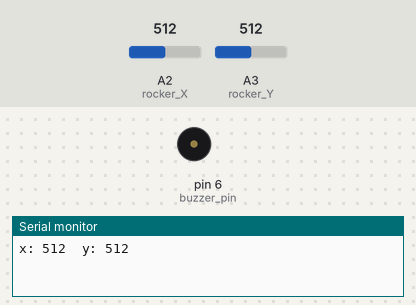
Simulated run of this sketch. Board: Arduino Uno, built with avr-gcc and run on an emulated ATmega328P. On the bench: buzzer (waves = sounding), the last lines printed to the serial monitor. Inputs (shaded band) come from the test bench; at power-on: A2 (rocker_X) = 512, A3 (rocker_Y) = 512.

Above: at 0.1 s.
At 0.6 s:
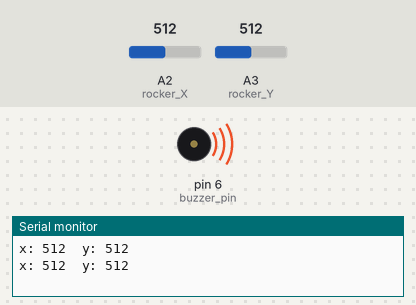
Timing chart, 0 to 2.1 s (numbered marks = the images above):
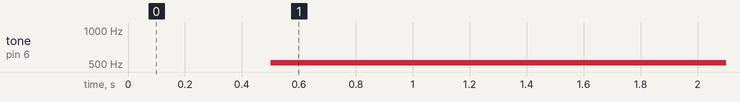

Measured:
- by itself, tone on pin 6 (buzzer_pin): silent → 512 Hz at 0.50 s

The sketch:

MicroduinoJoyStick.ino
```cpp
#define rocker_X A2
#define rocker_Y A3

#define buzzer_pin 6

int x,y;
int value;

void setup() {
  Serial.begin(9600);

   pinMode(rocker_X, INPUT);
   pinMode(rocker_Y, INPUT);
}

// the loop routine runs over and over again forever:
void loop() {
  // read the input pin:
  x = analogRead(rocker_X);
  y = analogRead(rocker_Y);
  // print out the state of the button:
  Serial.print("x: ");
  Serial.print(x);
  Serial.print('\t');
  Serial.print("y: ");
  Serial.println(y);

  delay(500);

  if(x<100) {
    x=100;
  }

  //value = map(x, 0, 1023, 0, 255);
  tone(buzzer_pin,x);

}
```
